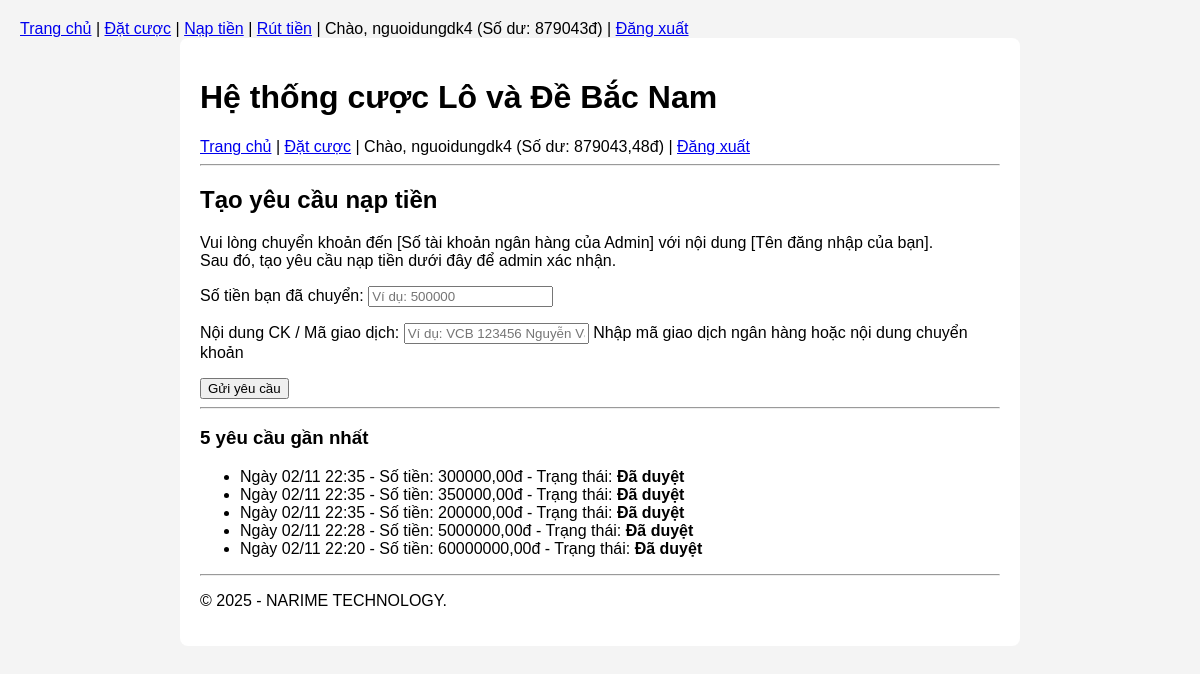
/vi-tien/nap-tien/ (signed in), run on the app's committed database.
### users/models.py (models this page shows, shortened)
class CustomUser(AbstractUser):
    phone_number = models.CharField(max_length=20, blank=True, null=True)
    date_of_birth = models.DateField(blank=True, null=True)

### wallet/models.py (models this page shows, shortened)
class Wallet(models.Model):
    user = models.OneToOneField(
        settings.AUTH_USER_MODEL,
        on_delete=models.CASCADE,
        related_name='wallet'
    )
    balance = models.DecimalField(
        max_digits=12,
        decimal_places=2,
        default=Decimal('0.00')
    )
    created_at = models.DateTimeField(auto_now_add=True)
    updated_at = models.DateTimeField(auto_now=True)

class DepositRequest(models.Model):
    STATUS_CHOICES = [
        ('PENDING', 'Đang chờ xử lý'),
        ('APPROVED', 'Đã duyệt'),
        ('REJECTED', 'Đã từ chối'),
    ]
    user = models.ForeignKey(
        settings.AUTH_USER_MODEL,
        on_delete=models.CASCADE,
        related_name='deposit_requests'
    )
    amount = models.DecimalField(max_digits=12, decimal_places=2)
    transaction_code = models.CharField(
        max_length=100,
        blank=True,
        null=True,
        help_text="Nhập mã giao dịch ngân hàng hoặc nội dung chuyển khoản"
    )
    status = models.CharField(max_length=10, choices=STATUS_CHOICES, default='PENDING')
    created_at = models.DateTimeField(auto_now_add=True)
    processed_at = models.DateTimeField(blank=True, null=True, help_text="Ngày admin xử lý")
    class Meta:
        ordering = ['-created_at']

### wallet/views.py (the view)
# urls.py: path('nap-tien/', views.request_deposit_view, name='request_deposit'),
@login_required
def request_deposit_view(request):
    if request.method == 'POST':
        form = DepositRequestForm(request.POST)
        if form.is_valid():
            deposit_request = form.save(commit=False)
            deposit_request.user = request.user  # Gán user hiện tại
            deposit_request.save()
            messages.success(request, "Yêu cầu nạp tiền của bạn đã được gửi. Vui lòng chờ admin xử lý.")
            return redirect('request_deposit')
    else:
        form = DepositRequestForm()
    recent_requests = DepositRequest.objects.filter(user=request.user)[:5]
    return render(request, 'wallet/request_deposit.html', {
        'form': form,
        'recent_requests': recent_requests
    })

### wallet/forms.py
class DepositRequestForm(forms.ModelForm):
    class Meta:
        model = DepositRequest
        fields = ['amount', 'transaction_code']
        labels = {
            'amount': 'Số tiền bạn đã chuyển',
            'transaction_code': 'Nội dung CK / Mã giao dịch'
        }
        widgets = {
            'amount': forms.NumberInput(attrs={'placeholder': 'Ví dụ: 500000', 'step': '50000'}),
            'transaction_code': forms.TextInput(attrs={'placeholder': 'Ví dụ: VCB 123456 Nguyễn Văn A'})
        }

### wallet/templates/wallet/request_deposit.html (shortened to what this page needs)
{% extends "base.html" %}
{% block content %}
<h2>Tạo yêu cầu nạp tiền</h2>
<p>
    Vui lòng chuyển khoản đến [Số tài khoản ngân hàng của Admin]
    với nội dung [Tên đăng nhập của bạn].<br>
    Sau đó, tạo yêu cầu nạp tiền dưới đây để admin xác nhận.
</p>
<form method="post">
    {{ form.as_p }}
    <button type="submit">Gửi yêu cầu</button>
</form>
<hr>
<h3>5 yêu cầu gần nhất</h3>
<ul>
    {% for req in recent_requests %}
    <li>
        Ngày {{ req.created_at|date:"d/m H:i" }}
        - Số tiền: {{ req.amount }}đ
        - Trạng thái: <strong>{{ req.get_status_display }}</strong>
    </li>
    {% empty %}
    <li>Bạn chưa có yêu cầu nạp tiền nào.</li>
    {% endfor %}
</ul>
{% endblock %}

### templates/base.html (shortened to what this page needs)
<!DOCTYPE html>
<html lang="vi">
<head>
</head>
<nav>
    <a href="/">Trang chủ</a> |
    {% if user.is_authenticated %}
        <a href="{% url 'place_bet' %}">Đặt cược</a> |
        <a href="{% url 'request_deposit' %}">Nạp tiền</a> |
        <a href="{% url 'request_withdrawal' %}">Rút tiền</a> |
        Chào, {{ user.username }}
        (Số dư: {{ user.wallet.balance|floatformat:"0" }}đ) |
        <a href="{% url 'logout' %}">Đăng xuất</a>
    {% else %}
        <a href="{% url 'login' %}">Đăng nhập</a> |
        <a href="{% url 'register' %}">Đăng ký</a>
    {% endif %}
</nav>
<body>
    <div class="container">
        <header>
            <h1>Hệ thống cược Lô và Đề Bắc Nam</h1>
            <nav>
                <a href="/">Trang chủ</a> |
                <a href="{% url 'place_bet' %}">Đặt cược</a>
                {% if user.is_authenticated %}
                    | Chào, {{ user.username }}
                    (Số dư: {{ user.wallet.balance }}đ)
                    | <a href="{% url 'logout' %}">Đăng xuất</a>
                {% else %}
                    | <a href="{% url 'login' %}">Đăng nhập</a>
                {% endif %}
            </nav>
        </header>
        <hr>
        <main>
            {% block content %}
            {% endblock %}
        </main>
        <footer>
            <hr>
            <p>&copy; 2025 - NARIME TECHNOLOGY.</p>
        </footer>
    </div>
</body>
</html>

### templates/base.html (style rules this page uses)
body { font-family: Arial, sans-serif; margin: 20px; background-color: #f4f4f4; }
.container { max-width: 800px; margin: 0 auto; padding: 20px; background-color: #fff; border-radius: 8px; }

### data on the page
CustomUser: username "nguoidungdk4", wallet.balance "879043", wallet.balance "879043,48"
DepositRequest: created_at "02/11 22:35", amount "300000,00", status "Đã duyệt"
DepositRequest: created_at "02/11 22:35", amount "350000,00", status "Đã duyệt"
DepositRequest: created_at "02/11 22:35", amount "200000,00", status "Đã duyệt"
DepositRequest: created_at "02/11 22:28", amount "5000000,00", status "Đã duyệt"
DepositRequest: created_at "02/11 22:20", amount "60000000,00", status "Đã duyệt"
